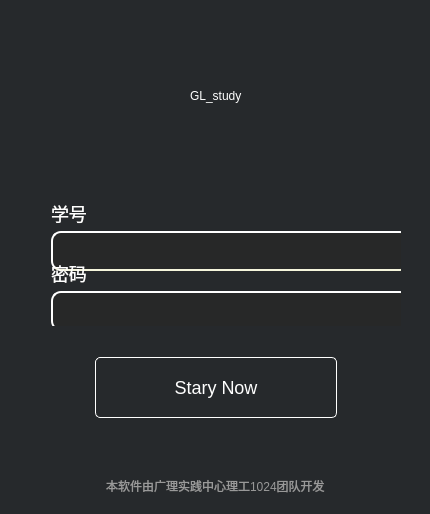
<?xml version="1.0" encoding="UTF-8"?>
<ui version="4.0">
 <class>GL_studyClass</class>
 <widget class="QDialog" name="GL_studyClass">
  <property name="geometry">
   <rect>
    <x>0</x>
    <y>0</y>
    <width>430</width>
    <height>514</height>
   </rect>
  </property>
  <property name="windowTitle">
   <string>GL_study</string>
  </property>
  <property name="styleSheet">
   <string notr="true">#GL_studyClass{background-color: rgb(38, 41, 44);}
###GL_studyClass{background-color: rgb(0, 0, 0);}

QPushButton{

border:0px;

}</string>
  </property>
  <widget class="QWidget" name="layoutWidget">
   <property name="geometry">
    <rect>
     <x>0</x>
     <y>450</y>
     <width>431</width>
     <height>71</height>
    </rect>
   </property>
   <layout class="QHBoxLayout" name="horizontalLayout">
    <item>
     <spacer name="horizontalSpacer">
      <property name="orientation">
       <enum>Qt::Horizontal</enum>
      </property>
      <property name="sizeHint" stdset="0">
       <size>
        <width>40</width>
        <height>20</height>
       </size>
      </property>
     </spacer>
    </item>
    <item>
     <widget class="QLabel" name="label">
      <property name="styleSheet">
       <string notr="true">

color: rgb(153, 153, 153);</string>
      </property>
      <property name="text">
       <string>本软件由广理实践中心理工1024团队开发</string>
      </property>
     </widget>
    </item>
    <item>
     <spacer name="horizontalSpacer_2">
      <property name="orientation">
       <enum>Qt::Horizontal</enum>
      </property>
      <property name="sizeHint" stdset="0">
       <size>
        <width>40</width>
        <height>20</height>
       </size>
      </property>
     </spacer>
    </item>
   </layout>
  </widget>
  <widget class="QWidget" name="layoutWidget">
   <property name="geometry">
    <rect>
     <x>0</x>
     <y>342</y>
     <width>431</width>
     <height>91</height>
    </rect>
   </property>
   <layout class="QHBoxLayout" name="horizontalLayout_2">
    <item>
     <spacer name="horizontalSpacer_3">
      <property name="orientation">
       <enum>Qt::Horizontal</enum>
      </property>
      <property name="sizeHint" stdset="0">
       <size>
        <width>40</width>
        <height>20</height>
       </size>
      </property>
     </spacer>
    </item>
    <item>
     <widget class="QPushButton" name="b_load">
      <property name="sizePolicy">
       <sizepolicy hsizetype="Minimum" vsizetype="Minimum">
        <horstretch>0</horstretch>
        <verstretch>0</verstretch>
       </sizepolicy>
      </property>
      <property name="minimumSize">
       <size>
        <width>242</width>
        <height>61</height>
       </size>
      </property>
      <property name="maximumSize">
       <size>
        <width>242</width>
        <height>61</height>
       </size>
      </property>
      <property name="cursor">
       <cursorShape>PointingHandCursor</cursorShape>
      </property>
      <property name="styleSheet">
       <string notr="true">QPushButton{
	

	/* Font &amp; Text */
	font-family: -apple-system-font, &quot;Helvetica Neue&quot;, Helvetica, sans-serif;
	font-size: 18px;
	font-style: normal;
	font-variant: normal;
	font-weight: normal;
	letter-spacing: normal;
	line-height: 46px;
	text-decoration: none solid rgb(0, 0, 0);
	text-align: center;
	text-indent: 0px;
	text-transform: none;
	vertical-align: baseline;
	white-space: normal;
	word-spacing: 0px;

	/* Color &amp; Background */
	background-attachment: scroll;
	background-color: rgba(0, 0, 0, 0);
	background-image: none;
	background-position: 0% 0%;
	background-repeat: repeat;
	color: rgb(255, 255, 255);

	/* Box */
	
	border: 1px solid  rgb(255, 255, 255);
	border-top: 1px solid  rgb(255, 255, 255);
	border-right: 1px solid  rgb(255, 255, 255);
	border-bottom: 1px solid  rgb(255, 255, 255);
	border-left: 1px solid  rgb(255, 255, 255);
	margin: 0px;

	
	

	/* List */
	list-style-image: none;
	list-style-type: disc;
	list-style-position: outside;

	/* Table */
	border-collapse: separate;
	border-spacing: 0px 0px;
	caption-side: top;
	empty-cells: show;
	table-layout: auto;

	/* Miscellaneous */
	overflow: hidden;
	cursor: auto;
	visibility: visible;

	/* Effects */
	transform: none;
	transition: all 0s ease 0s;
	outline: rgb(0, 0, 0) dashed 1px;
	outline-offset: 0px;
	box-sizing: border-box;
	resize: none;
	text-shadow: none;
	text-overflow: clip;
	word-wrap: normal;
	box-shadow: none;
	border-top-left-radius: 5px;
	border-top-right-radius: 5px;
	border-bottom-left-radius: 5px;
	border-bottom-right-radius: 5px;

}

 


QPushButton:hover {

    
	border-color: rgb(195, 176, 145) ;
	color: rgb(195, 176, 145) ;
}</string>
      </property>
      <property name="text">
       <string>Stary Now</string>
      </property>
     </widget>
    </item>
    <item>
     <spacer name="horizontalSpacer_4">
      <property name="orientation">
       <enum>Qt::Horizontal</enum>
      </property>
      <property name="sizeHint" stdset="0">
       <size>
        <width>40</width>
        <height>20</height>
       </size>
      </property>
     </spacer>
    </item>
   </layout>
  </widget>
  <widget class="QWidget" name="layoutWidget">
   <property name="geometry">
    <rect>
     <x>40</x>
     <y>190</y>
     <width>361</width>
     <height>136</height>
    </rect>
   </property>
   <layout class="QVBoxLayout" name="verticalLayout">
    <item>
     <widget class="QLabel" name="label_2">
      <property name="styleSheet">
       <string notr="true">color: rgb(255, 255, 255);

font-family : -apple-system-font, &quot;Helvetica Neue&quot;, Helvetica, sans-serif;
font-size : 18px;
font-weight : normal;</string>
      </property>
      <property name="text">
       <string>学号</string>
      </property>
     </widget>
    </item>
    <item>
     <widget class="QLineEdit" name="lineEdit">
      <property name="sizePolicy">
       <sizepolicy hsizetype="Fixed" vsizetype="Fixed">
        <horstretch>0</horstretch>
        <verstretch>0</verstretch>
       </sizepolicy>
      </property>
      <property name="minimumSize">
       <size>
        <width>359</width>
        <height>40</height>
       </size>
      </property>
      <property name="styleSheet">
       <string notr="true"> border-style: outset;
color: rgb(255, 255, 255);
font: 12pt &quot;微软雅黑&quot;;
background-color:  rgb(39, 40, 40);
    border-width: 2px;
    border-radius: 10px;
    border-color: beige;

font-family : -apple-system, BlinkMacSystemFont, &quot;Segoe UI&quot;, Helvetica, Arial, sans-serif, &quot;Apple Color Emoji&quot;, &quot;Segoe UI Emoji&quot;, &quot;Segoe UI Symbol&quot;;
font-size : 16px;
font-weight : normal;
line-height : 20px;
text-decoration : none solid rgb(36, 41, 46);
vertical-align : middle;
word-spacing : 0px;
padding-bottom:4px</string>
      </property>
     </widget>
    </item>
    <item>
     <widget class="QLabel" name="label_3">
      <property name="styleSheet">
       <string notr="true">color: rgb(255, 255, 255);
color: rgb(255, 255, 255);

font-family : -apple-system-font, &quot;Helvetica Neue&quot;, Helvetica, sans-serif;
font-size : 18px;
font-weight : normal;</string>
      </property>
      <property name="text">
       <string>密码</string>
      </property>
     </widget>
    </item>
    <item>
     <widget class="QLineEdit" name="lineEdit_2">
      <property name="sizePolicy">
       <sizepolicy hsizetype="Fixed" vsizetype="Fixed">
        <horstretch>0</horstretch>
        <verstretch>0</verstretch>
       </sizepolicy>
      </property>
      <property name="minimumSize">
       <size>
        <width>359</width>
        <height>40</height>
       </size>
      </property>
      <property name="styleSheet">
       <string notr="true"> border-style: outset;
background-color: rgb(39, 40, 40);
    border-width: 2px;
    border-radius: 10px;
    border-color: beige;
color: rgb(255, 255, 255);
font: 12pt &quot;微软雅黑&quot;;
font-family : -apple-system, BlinkMacSystemFont, &quot;Segoe UI&quot;, Helvetica, Arial, sans-serif, &quot;Apple Color Emoji&quot;, &quot;Segoe UI Emoji&quot;, &quot;Segoe UI Symbol&quot;;
font-size : 16px;
font-weight : normal;
line-height : 20px;
text-decoration : none solid rgb(36, 41, 46);
vertical-align : middle;
word-spacing : 10px;
padding-bottom:5px
</string>
      </property>
      <property name="echoMode">
       <enum>QLineEdit::Password</enum>
      </property>
     </widget>
    </item>
   </layout>
  </widget>
  <widget class="QPushButton" name="b_close">
   <property name="geometry">
    <rect>
     <x>400</x>
     <y>0</y>
     <width>32</width>
     <height>31</height>
    </rect>
   </property>
   <property name="sizePolicy">
    <sizepolicy hsizetype="Expanding" vsizetype="Expanding">
     <horstretch>0</horstretch>
     <verstretch>0</verstretch>
    </sizepolicy>
   </property>
   <property name="cursor">
    <cursorShape>PointingHandCursor</cursorShape>
   </property>
   <property name="styleSheet">
    <string notr="true">QPushButton{
background: transparent;
border:0px;

}
QPushButton:hover {
background-color: rgb(229, 70, 38);
  border-radius: 4px;
}</string>
   </property>
   <property name="text">
    <string/>
   </property>
   <property name="icon">
    <iconset>
     <normaloff>Resources/close.png</normaloff>Resources/close.png</iconset>
   </property>
  </widget>
  <widget class="QWidget" name="layoutWidget">
   <property name="geometry">
    <rect>
     <x>0</x>
     <y>60</y>
     <width>431</width>
     <height>71</height>
    </rect>
   </property>
   <layout class="QHBoxLayout" name="horizontalLayout_3">
    <item>
     <spacer name="horizontalSpacer_5">
      <property name="orientation">
       <enum>Qt::Horizontal</enum>
      </property>
      <property name="sizeHint" stdset="0">
       <size>
        <width>40</width>
        <height>20</height>
       </size>
      </property>
     </spacer>
    </item>
    <item>
     <widget class="QLabel" name="label_4">
      <property name="styleSheet">
       <string notr="true">font: 16pt &quot;Arial&quot;;
color: rgb(255, 255, 255);</string>
      </property>
      <property name="text">
       <string>GL_study</string>
      </property>
     </widget>
    </item>
    <item>
     <spacer name="horizontalSpacer_6">
      <property name="orientation">
       <enum>Qt::Horizontal</enum>
      </property>
      <property name="sizeHint" stdset="0">
       <size>
        <width>40</width>
        <height>20</height>
       </size>
      </property>
     </spacer>
    </item>
   </layout>
  </widget>
 </widget>
 <layoutdefault spacing="6" margin="11"/>
 <resources>
  <include location="GL_study.qrc"/>
 </resources>
 <connections>
  <connection>
   <sender>b_close</sender>
   <signal>clicked()</signal>
   <receiver>GL_studyClass</receiver>
   <slot>close()</slot>
   <hints>
    <hint type="sourcelabel">
     <x>445</x>
     <y>15</y>
    </hint>
    <hint type="destinationlabel">
     <x>229</x>
     <y>253</y>
    </hint>
   </hints>
  </connection>
 </connections>
</ui>
